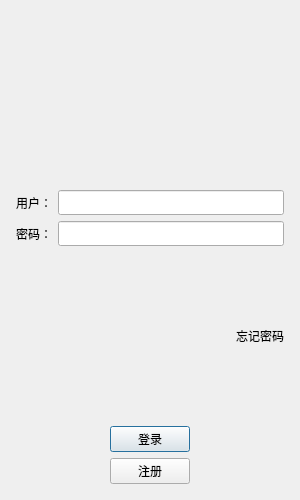
<?xml version="1.0" encoding="UTF-8"?>
<ui version="4.0">
 <class>LoginDialog</class>
 <widget class="QDialog" name="LoginDialog">
  <property name="geometry">
   <rect>
    <x>0</x>
    <y>0</y>
    <width>300</width>
    <height>500</height>
   </rect>
  </property>
  <property name="minimumSize">
   <size>
    <width>300</width>
    <height>500</height>
   </size>
  </property>
  <property name="maximumSize">
   <size>
    <width>300</width>
    <height>500</height>
   </size>
  </property>
  <property name="windowTitle">
   <string>Dialog</string>
  </property>
  <layout class="QHBoxLayout" name="horizontalLayout">
   <item>
    <layout class="QVBoxLayout" name="verticalLayout">
     <property name="leftMargin">
      <number>5</number>
     </property>
     <property name="topMargin">
      <number>5</number>
     </property>
     <property name="rightMargin">
      <number>5</number>
     </property>
     <property name="bottomMargin">
      <number>5</number>
     </property>
     <item>
      <widget class="QWidget" name="widget" native="true">
       <layout class="QGridLayout" name="gridLayout">
        <item row="0" column="0">
         <widget class="QLabel" name="label_2">
          <property name="text">
           <string/>
          </property>
          <property name="pixmap">
           <pixmap resource="rc.qrc">:/res/2.png</pixmap>
          </property>
          <property name="scaledContents">
           <bool>true</bool>
          </property>
         </widget>
        </item>
       </layout>
      </widget>
     </item>
     <item>
      <layout class="QHBoxLayout" name="horizontalLayout_2">
       <item>
        <widget class="QLabel" name="user_label">
         <property name="minimumSize">
          <size>
           <width>0</width>
           <height>25</height>
          </size>
         </property>
         <property name="maximumSize">
          <size>
           <width>16777215</width>
           <height>25</height>
          </size>
         </property>
         <property name="sizeIncrement">
          <size>
           <width>0</width>
           <height>25</height>
          </size>
         </property>
         <property name="text">
          <string>用户：</string>
         </property>
        </widget>
       </item>
       <item>
        <widget class="QLineEdit" name="user_lineEdit">
         <property name="minimumSize">
          <size>
           <width>0</width>
           <height>25</height>
          </size>
         </property>
         <property name="maximumSize">
          <size>
           <width>16777215</width>
           <height>25</height>
          </size>
         </property>
         <property name="sizeIncrement">
          <size>
           <width>0</width>
           <height>25</height>
          </size>
         </property>
        </widget>
       </item>
      </layout>
     </item>
     <item>
      <layout class="QHBoxLayout" name="horizontalLayout_8">
       <item>
        <widget class="QLabel" name="pass_label">
         <property name="minimumSize">
          <size>
           <width>0</width>
           <height>25</height>
          </size>
         </property>
         <property name="maximumSize">
          <size>
           <width>16777215</width>
           <height>25</height>
          </size>
         </property>
         <property name="text">
          <string>密码：</string>
         </property>
        </widget>
       </item>
       <item>
        <widget class="QLineEdit" name="pass_lineEdit">
         <property name="minimumSize">
          <size>
           <width>0</width>
           <height>25</height>
          </size>
         </property>
         <property name="maximumSize">
          <size>
           <width>16777215</width>
           <height>25</height>
          </size>
         </property>
        </widget>
       </item>
      </layout>
     </item>
     <item>
      <layout class="QHBoxLayout" name="horizontalLayout_10">
       <item>
        <spacer name="horizontalSpacer">
         <property name="orientation">
          <enum>Qt::Horizontal</enum>
         </property>
         <property name="sizeHint" stdset="0">
          <size>
           <width>40</width>
           <height>20</height>
          </size>
         </property>
        </spacer>
       </item>
       <item>
        <widget class="ClickedLabel" name="forget_label">
         <property name="text">
          <string>&lt;html&gt;&lt;head/&gt;&lt;body&gt;&lt;p&gt;忘记密码&lt;/p&gt;&lt;/body&gt;&lt;/html&gt;</string>
         </property>
        </widget>
       </item>
      </layout>
     </item>
     <item>
      <layout class="QHBoxLayout" name="horizontalLayout_14">
       <item>
        <spacer name="horizontalSpacer_2">
         <property name="orientation">
          <enum>Qt::Horizontal</enum>
         </property>
         <property name="sizeHint" stdset="0">
          <size>
           <width>40</width>
           <height>20</height>
          </size>
         </property>
        </spacer>
       </item>
       <item>
        <widget class="QPushButton" name="pushButton">
         <property name="minimumSize">
          <size>
           <width>30</width>
           <height>10</height>
          </size>
         </property>
         <property name="text">
          <string>登录</string>
         </property>
        </widget>
       </item>
       <item>
        <spacer name="horizontalSpacer_3">
         <property name="orientation">
          <enum>Qt::Horizontal</enum>
         </property>
         <property name="sizeHint" stdset="0">
          <size>
           <width>40</width>
           <height>20</height>
          </size>
         </property>
        </spacer>
       </item>
      </layout>
     </item>
     <item>
      <layout class="QHBoxLayout" name="horizontalLayout_15">
       <item>
        <spacer name="horizontalSpacer_5">
         <property name="orientation">
          <enum>Qt::Horizontal</enum>
         </property>
         <property name="sizeHint" stdset="0">
          <size>
           <width>40</width>
           <height>20</height>
          </size>
         </property>
        </spacer>
       </item>
       <item>
        <widget class="QPushButton" name="pushButton_2">
         <property name="text">
          <string>注册</string>
         </property>
        </widget>
       </item>
       <item>
        <spacer name="horizontalSpacer_4">
         <property name="orientation">
          <enum>Qt::Horizontal</enum>
         </property>
         <property name="sizeHint" stdset="0">
          <size>
           <width>40</width>
           <height>20</height>
          </size>
         </property>
        </spacer>
       </item>
      </layout>
     </item>
    </layout>
   </item>
  </layout>
 </widget>
 <customwidgets>
  <customwidget>
   <class>ClickedLabel</class>
   <extends>QLabel</extends>
   <header>clickedlabel.h</header>
  </customwidget>
 </customwidgets>
 <resources>
  <include location="rc.qrc"/>
 </resources>
 <connections/>
</ui>
